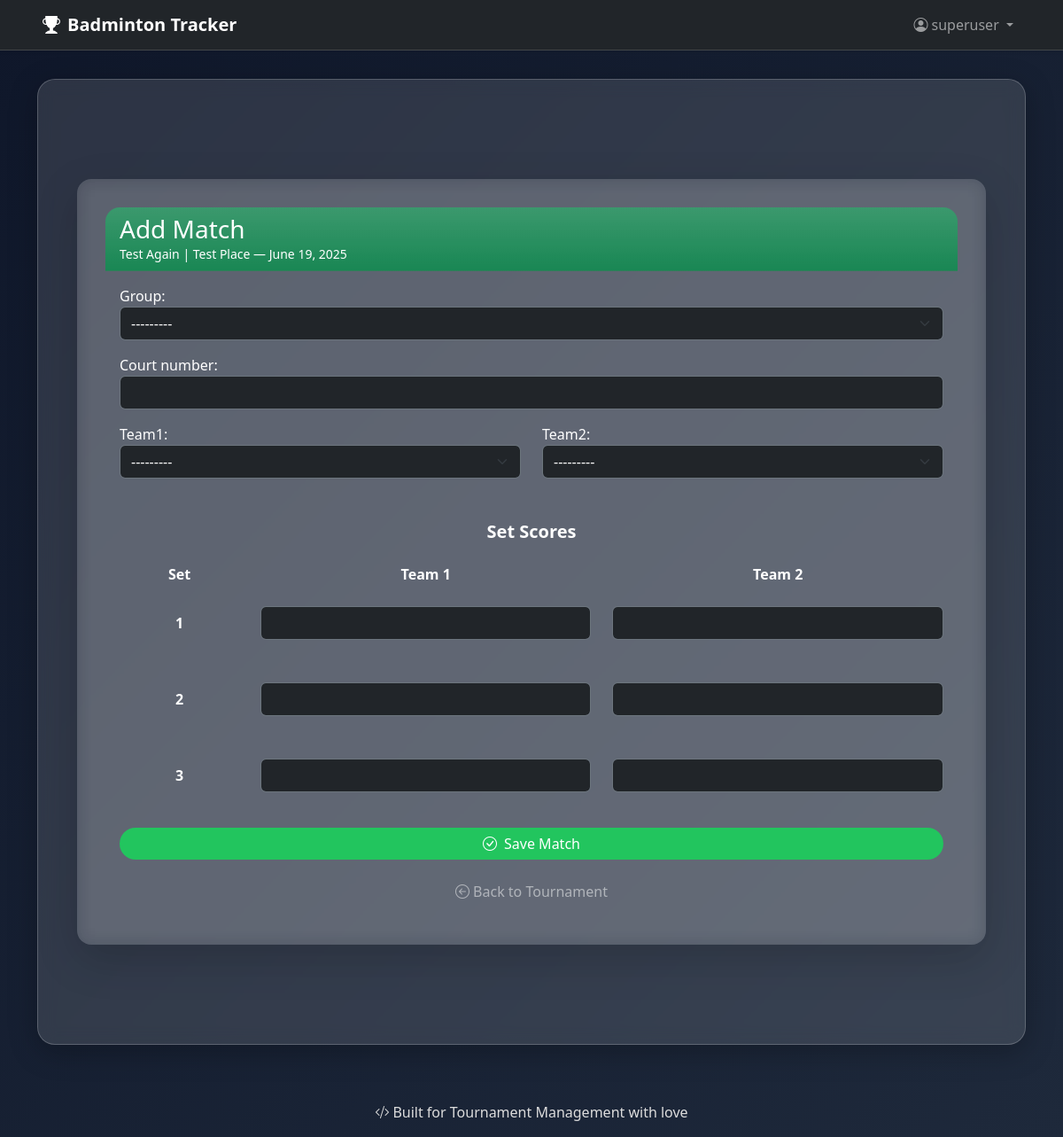
The app's page /badminton/tournament/6/match/add/ (signed in) with its own data.
### badminton/models.py (models this page shows, shortened)
class Tournament(models.Model):
    name = models.CharField(max_length=100)
    place = models.CharField(max_length=100)
    date = models.DateField()

### badminton/views.py (the view)
# urls.py: path('tournament/<int:tournament_id>/match/add/', views.add_match, name='add_match'),
@login_required
@user_passes_test(is_organiser_or_manager)
def add_match(request, tournament_id):
    tournament = get_object_or_404(Tournament, id=tournament_id)
    if request.method == 'POST':
        form = MatchForm(request.POST, tournament=tournament)
        if form.is_valid():
            match = form.save()
            update_points_table(match.group)
            return redirect('tournament_detail', tournament_id=tournament.id)
    else:
        form = MatchForm(tournament=tournament)
    return render(request, 'add_match.html', {'form': form, 'tournament': tournament})

### badminton/forms.py (shortened to what this page needs)
class MatchForm(forms.ModelForm):
    class Meta:
        model = Match
        fields = [
            'group', 'court_number',
            'team1', 'team2',
            'set1_team1', 'set1_team2',
            'set2_team1', 'set2_team2',
            'set3_team1', 'set3_team2'
        ]
    def __init__(self, *args, **kwargs):
        tournament = kwargs.pop('tournament', None)
        super().__init__(*args, **kwargs)
        if tournament:
            self.fields['group'].queryset = Group.objects.filter(tournament=tournament)
            self.fields['team1'].queryset = Team.objects.none()
            self.fields['team2'].queryset = Team.objects.none()
        for field in self.fields.values():
            field.widget.attrs.update({'class': 'form-control'})

### badminton/models.py (called while the page is built)
    def __str__(self):
        return f"Group {self.name} - {self.tournament.name}"

### badminton/views.py (called while the page is built)
def is_organiser(user):
    return user.is_superuser or user.groups.filter(name='Tournament Organisers').exists()

def is_organiser_or_manager(user):
    return is_organiser(user) or is_manager(user)

### badminton/templates/add_match.html (shortened to what this page needs)
{% extends 'base.html' %}
{% load static %}
{% load widget_tweaks %}
{% block content %}
<div class="container mt-5 mb-5">
  {% if perms.badminton.add_match %}
    <div class="card shadow-lg glass-card border-0 text-white rounded-4">
      <div class="card-header bg-success bg-gradient text-white text-start rounded-top-4">
        <h3 class="mb-0">
          Add Match
        </h3>
        <p class="mb-0 small">{{ tournament.name }} | {{ tournament.place }} — {{ tournament.date }}</p>
      </div>
      <div class="card-body">
        <form method="post" id="matchForm" novalidate>
          <div class="mb-3">
            {{ form.group.label_tag }}
            {{ form.group|add_class:"form-select bg-dark text-white border-secondary"|attr:"id:id_group" }}
          </div>
          <div class="mb-3">
            {{ form.court_number.label_tag }}
            {{ form.court_number|add_class:"form-control bg-dark text-white border-secondary" }}
          </div>
          <div class="row mb-4">
            <div class="col-md-6">
              {{ form.team1.label_tag }}
              {{ form.team1|add_class:"form-select bg-dark text-white border-secondary"|attr:"id:id_team1" }}
            </div>
            <div class="col-md-6">
              {{ form.team2.label_tag }}
              {{ form.team2|add_class:"form-select bg-dark text-white border-secondary"|attr:"id:id_team2" }}
            </div>
          </div>
          <div class="mt-5">
            <h5 class="text-center fw-bold mb-4">Set Scores</h5>
            <div class="row text-center fw-bold mb-2">
              <div class="col-2">Set</div>
              <div class="col-5" id="team1Name">Team 1</div>
              <div class="col-5" id="team2Name">Team 2</div>
            </div>
            {% for i in "123"|make_list %}
              <div class="row align-items-center mb-3 glass-subcard py-3 rounded-3">
                <div class="col-2 text-center"><strong>{{ i }}</strong></div>
                <div class="col-5">
                  {% if i == "1" %}{{ form.set1_team1|add_class:"form-control bg-dark text-white border-secondary" }}
                  {% elif i == "2" %}{{ form.set2_team1|add_class:"form-control bg-dark text-white border-secondary" }}
                  {% elif i == "3" %}{{ form.set3_team1|add_class:"form-control bg-dark text-white border-secondary" }}
                  {% endif %}
                </div>
                <div class="col-5">
                  {% if i == "1" %}{{ form.set1_team2|add_class:"form-control bg-dark text-white border-secondary" }}
                  {% elif i == "2" %}{{ form.set2_team2|add_class:"form-control bg-dark text-white border-secondary" }}
                  {% elif i == "3" %}{{ form.set3_team2|add_class:"form-control bg-dark text-white border-secondary" }}
                  {% endif %}
                </div>
              </div>
            {% endfor %}
          </div>
          <div class="d-grid mt-4">
            <button type="submit" class="btn btn-success btn-glow rounded-pill">
              <i class="bi bi-check-circle me-2"></i>Save Match
            </button>
          </div>
        </form>
        <div class="text-center mt-4">
          <a href="{% url 'tournament_detail' tournament.id %}" class="text-white-50 text-decoration-none">
            <i class="bi bi-arrow-left-circle me-1"></i>Back to Tournament
          </a>
        </div>
      </div>
    </div>
  {% else %}
    <div class="alert alert-danger text-center mt-4">
      <strong>Access Denied:</strong> You do not have permission to add matches.
    </div>
  {% endif %}
</div>
{% endblock %}

### badminton/templates/base.html (shortened to what this page needs)
{% load static %}
<!DOCTYPE html>
<html lang="en">
<head>
  <link href="https://cdn.jsdelivr.net/npm/bootstrap@5.3.3/dist/css/bootstrap.min.css" rel="stylesheet">
  <link rel="stylesheet" href="https://cdn.jsdelivr.net/npm/bootstrap-icons@1.10.5/font/bootstrap-icons.css">
  <link rel="stylesheet" href="{% static 'css/style.css' %}">
</head>
<body>
<nav class="navbar navbar-expand-lg navbar-dark bg-dark shadow-sm sticky-top">
  <div class="container-fluid px-3 px-md-5">
    <a class="navbar-brand fw-bold" href="{% url 'tournament_list' %}">
      <i class="bi bi-trophy-fill me-2"></i>Badminton Tracker
    </a>
    <div class="collapse navbar-collapse mt-2 mt-lg-0" id="navbarContent">
      <ul class="navbar-nav ms-auto align-items-lg-center gap-2">
        {% if user.is_authenticated %}
        <li class="nav-item dropdown">
          <a class="nav-link dropdown-toggle" href="#" id="navbarDropdown" role="button"
             data-bs-toggle="dropdown" aria-expanded="false">
            <i class="bi bi-person-circle me-1"></i>{{ user.username }}
          </a>
        </li>
        {% endif %}
      </ul>
    </div>
  </div>
</nav>
<div class="container">
  <div class="glass-card">
    {% block content %}
    {% endblock %}
  </div>
</div>
<footer>
  <p><i class="bi bi-code-slash me-1"></i>Built for Tournament Management with love</p>
</footer>
</body>
</html>

### badminton/static/css/style.css (style rules this page uses)
.btn-success { background-color: #22c55e !important; color: #fff !important; border: none; }
.btn-glow { transition: all 0.2s ease-in-out; box-shadow: none; transform: none; }
body { margin: 0; padding: 0; min-height: 100vh; background: linear-gradient(135deg, #0f172a, #1e293b); background-attachment: fixed; background-size: cover; font-family: 'Segoe UI', sans-serif; color: white; }
nav.navbar { background-color: rgba(255, 255, 255, 0.08); backdrop-filter: blur(10px); -webkit-backdrop-filter: blur(10px); border-bottom: 1px solid rgba(255, 255, 255, 0.15); }
footer { color: #ddd; text-align: center; margin-top: 2rem; }
a, a:hover { color: #ffffff; text-decoration: none; }
.container { padding-top: 2rem; padding-bottom: 2rem; }
.glass-card { background: rgba(255, 255, 255, 0.12); border-radius: 20px; box-shadow: 0 8px 32px 0 rgba(0, 0, 0, 0.25); backdrop-filter: blur(10px); -webkit-backdrop-filter: blur(10px); border: 1px solid rgba(255, 255, 255, 0.2); padding: 2rem; color: #fff; position: relative; transition: transform 0.3s ease, border 0.3s ease, box-shadow 0.3s ease; }
.bg-gradient { background: linear-gradient(135deg, #dc3545, #b02a37); }
select.form-select option { background-color: #2c3e50; color: white; }

### records on screen
Tournament: name "Test Again", place "Test Place", date "June 19, 2025"

### other values on screen
{{ user.username }} "superuser"
{{ i }} "1" "2" "3"
